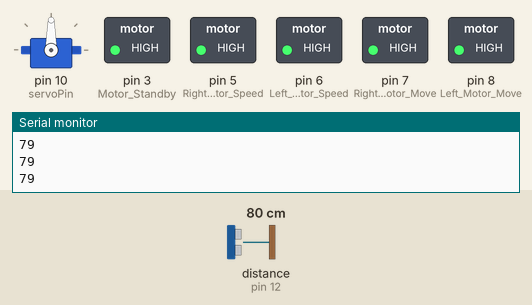
The sketch below on a simulated Arduino Uno, built with avr-gcc and run on an emulated ATmega328P. Shown: servo, switched loads named in the sketch (green lamp = pin HIGH), the last lines printed to the serial monitor. Wiring (inferred from the names in the program): ultrasonic range finder: trigger pin 13; echo pin 12. Inputs (shaded band) come from the test bench; at power-on: distance to the obstacle (sensor on pin 12) 80 cm. The echo pulse lasts 58.3 µs per cm; pins used as bus, display or sensor lines are not drawn.

Above: at 1.8 s.
1.9 s: distance to the obstacle (sensor on pin 12) set to 45 cm
3.4 s: distance to the obstacle (sensor on pin 12) set to 39 cm
At 4.7 s:
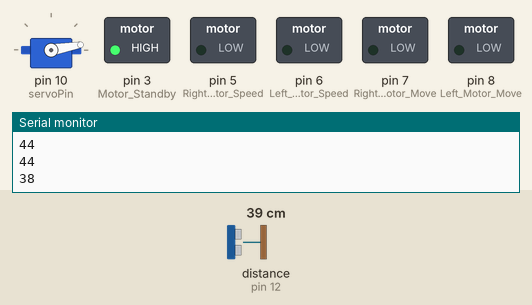
At 6.0 s:
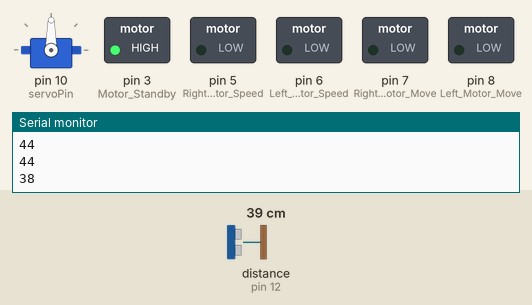
6.5 s: distance to the obstacle (sensor on pin 12) set to 2 cm
At 13.3 s:
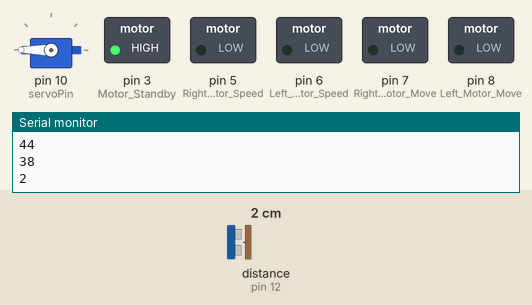
Timing chart, 0 to 15.6 s (numbered marks = the images above; inputs shaded):
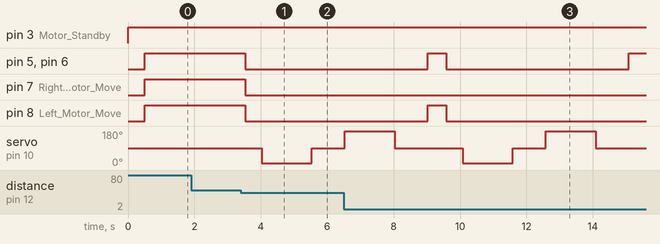

Measured:
- the behaviour switches between 42 and 41 cm on distance to the obstacle (sensor on pin 12) (found by bisection; images 0 and 1)
- after the input at 3.4 s, pin 5 (Right_Motor_Speed), pin 6 (Left_Motor_Speed), pin 7 (Right_Motor_Move), pin 8 (Left_Motor_Move): HIGH → LOW after 0.13 s; servo on pin 10 (servoPin): 90° → 10° after 0.63 s, → 90° 1.5 s later
- after the input at 6.5 s, pin 8 (Left_Motor_Move): LOW → HIGH after 2.5 s, → LOW 0.55 s later

The sketch:

car_selfdriving_obstacle_avoidance.ino
```cpp
#include <Servo.h>

#define trigPin 13
#define echoPin 12

#define servoPin 10

#define Right_Motor_Move 7
#define Right_Motor_Speed 5
#define Left_Motor_Move 8
#define Left_Motor_Speed 6

#define Motor_Standby 3

int carSpeed = 255;
int rightDistance = 0;
int leftDistance = 0;
int middleDistance = 0;
int distance = 0;
long duration = 0;

Servo bob;

int getDistance() {
  digitalWrite(trigPin, LOW);
  delayMicroseconds(2);
  digitalWrite(trigPin, HIGH);
  delayMicroseconds(10);
  digitalWrite(trigPin, LOW);
  duration = pulseIn(echoPin, HIGH);
  distance = duration * 0.034 / 2;
  return distance;
}

void forward(){
 digitalWrite(Right_Motor_Move, HIGH);
 analogWrite(Right_Motor_Speed, carSpeed);
 digitalWrite(Left_Motor_Move, HIGH);
 analogWrite(Left_Motor_Speed, carSpeed);
}

void backward(){
  digitalWrite(Right_Motor_Move,LOW);
  analogWrite(Right_Motor_Speed, carSpeed);
  digitalWrite(Left_Motor_Move,LOW);
  analogWrite(Left_Motor_Speed, carSpeed);
}

void left(){
  digitalWrite(Right_Motor_Move, HIGH);
  analogWrite(Right_Motor_Speed, carSpeed);
  digitalWrite(Left_Motor_Move, LOW);
  analogWrite(Left_Motor_Speed, carSpeed);
}

void right(){
  digitalWrite(Right_Motor_Move, LOW);
  analogWrite(Right_Motor_Speed, carSpeed);
  digitalWrite(Left_Motor_Move, HIGH);
  analogWrite(Left_Motor_Speed, carSpeed);
}

void stopCar(){
  digitalWrite(Right_Motor_Move, LOW);
  analogWrite(Right_Motor_Speed, 0);
  digitalWrite(Left_Motor_Move, LOW);
  analogWrite(Left_Motor_Speed, 0);
}

void stopLeft(){
  digitalWrite(Right_Motor_Move, HIGH);
  analogWrite(Right_Motor_Speed, carSpeed);
  digitalWrite(Left_Motor_Move, LOW);
  analogWrite(Left_Motor_Speed, 0);
}

void stopRight(){
  digitalWrite(Right_Motor_Move, LOW);
  analogWrite(Right_Motor_Speed, 0);
  digitalWrite(Left_Motor_Move, HIGH);
  analogWrite(Left_Motor_Speed, carSpeed);
}


void setup() {
  pinMode(Right_Motor_Move, OUTPUT);
  pinMode(Right_Motor_Speed, OUTPUT);
  pinMode(Left_Motor_Move, OUTPUT);
  pinMode(Left_Motor_Speed, OUTPUT);
  pinMode(Motor_Standby, OUTPUT);

  pinMode(trigPin, OUTPUT);
  pinMode(echoPin, INPUT);

  bob.attach(servoPin);
  bob.write(90);

  Serial.begin(9600);
}

void loop() {
  digitalWrite(Motor_Standby, HIGH);

    bob.write(90);  //setservo position according to scaled value
    delay(500);
    middleDistance = getDistance();
    Serial.println(middleDistance);

    if(middleDistance <= 40) {
      stopCar();
      delay(500);
      bob.write(10);
      delay(1000);
      rightDistance = getDistance();

      delay(500);
      bob.write(90);
      delay(1000);
      bob.write(180);
      delay(1000);
      leftDistance = getDistance();

      delay(500);
      bob.write(90);
      delay(1000);
      if(rightDistance > leftDistance) {
        right();
        delay(50);
        //delay(360);
      }
      else if(rightDistance < leftDistance) {
        left();
        delay(50);
        //delay(360);
      }
      else if((rightDistance <= 40) || (leftDistance <= 40)) {
        backward();
        delay(180);
      }
      else {
        forward();
      }
    }
    else {
        forward();
    }
}
```
